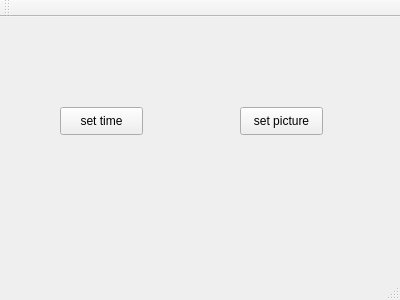
<?xml version="1.0" encoding="UTF-8"?>
<ui version="4.0">
 <class>MainWindow</class>
 <widget class="QMainWindow" name="MainWindow">
  <property name="geometry">
   <rect>
    <x>0</x>
    <y>0</y>
    <width>400</width>
    <height>300</height>
   </rect>
  </property>
  <property name="windowTitle">
   <string>MainWindow</string>
  </property>
  <widget class="QWidget" name="centralWidget">
   <widget class="QPushButton" name="settime">
    <property name="geometry">
     <rect>
      <x>60</x>
      <y>90</y>
      <width>83</width>
      <height>28</height>
     </rect>
    </property>
    <property name="text">
     <string>set time</string>
    </property>
   </widget>
   <widget class="QPushButton" name="setpicture">
    <property name="geometry">
     <rect>
      <x>240</x>
      <y>90</y>
      <width>83</width>
      <height>28</height>
     </rect>
    </property>
    <property name="text">
     <string>set picture</string>
    </property>
   </widget>
  </widget>
  <widget class="QMenuBar" name="menuBar">
   <property name="geometry">
    <rect>
     <x>0</x>
     <y>0</y>
     <width>400</width>
     <height>25</height>
    </rect>
   </property>
  </widget>
  <widget class="QToolBar" name="mainToolBar">
   <attribute name="toolBarArea">
    <enum>TopToolBarArea</enum>
   </attribute>
   <attribute name="toolBarBreak">
    <bool>false</bool>
   </attribute>
  </widget>
  <widget class="QStatusBar" name="statusBar"/>
 </widget>
 <layoutdefault spacing="6" margin="11"/>
 <resources/>
 <connections/>
</ui>
